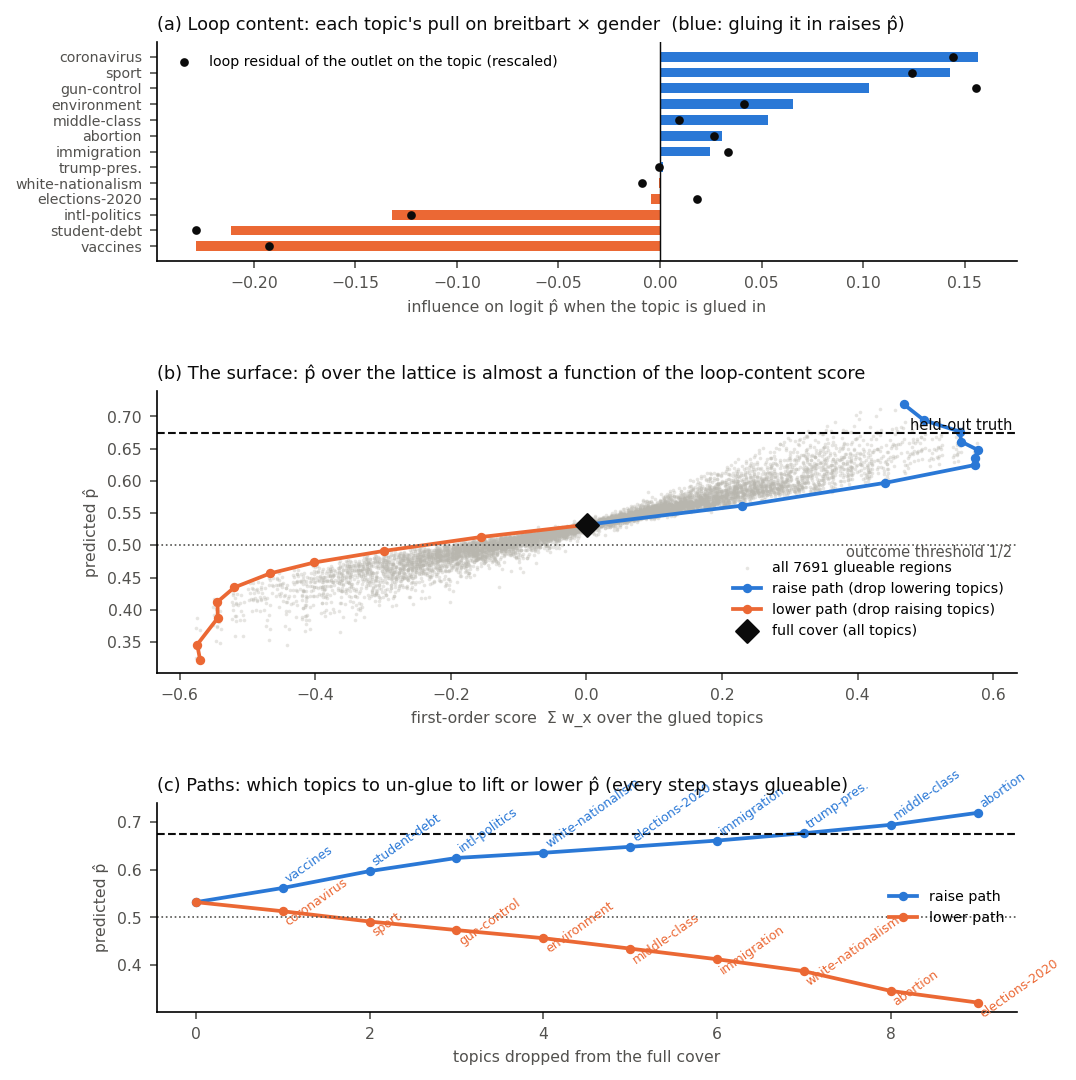

This chart was generated by the following Python code:
"""Figure: the loop-content surface on the gluing lattice, and how gluing regions lifts (or lowers) the probability.
One MBIC target (outlet x topic held out). Panels:
  (a) loop content: each topic's influence w_x on logit p_hat (first-order landscape), against the target outlet's
      weighted loop residual on that topic;
  (b) the surface: every glueable region (>= 5 topics) placed by its first-order score sum_{x in U} w_x against its
      actual p_hat; the raise path, the lower path and the full cover marked; held-out truth and the 1/2 line;
  (c) the paths step by step (dropping topics from the full cover).
Data via MBIC_XLSX.
"""
import os, sys, json
here = os.path.dirname(os.path.abspath(__file__))
sys.path[:0] = [os.path.join(here, "../.."), os.path.join(here, "../bias3"), here]
import numpy as np
import landscape as LS
from amb_vigneaux.lattice_path import fit_region, _logit, _without, prune_path, evaluate

TG = (os.environ.get("OUTLET", "breitbart"), os.environ.get("TOPIC", "gender"))
cells = LS.cells; topics = LS.topics
others, L = LS.landscape(TG)
keys = list(L); y = np.array([L[k] for k in keys])
X = np.array([[1.0] + [1.0 if x in k else 0.0 for x in others] for k in keys])
c, *_ = np.linalg.lstsq(X, y, rcond=None); w = dict(zip(others, c[1:]))
cw = _without(cells, TG); full = fit_region(cw, sorted({a for a, _ in cells}), set(topics)); S, T = full["S"], full["T"]
res = {}
for x in others:
    yx, wx = _logit(*cw[(TG[0], x)]) if (TG[0], x) in cw else (0.0, 0.0)
    res[x] = wx * (yx - full["coef"][S.index(TG[0])] - full["coef"][len(S) + T.index(x)]) if (TG[0], x) in cw else 0.0
k, n = cells[TG]; truth = k / n
up = prune_path(cells, TG, topics, +1, min_size=5); dn = prune_path(cells, TG, topics, -1, min_size=5)
fe = evaluate(cells, TG, topics)
expit = lambda e: 1 / (1 + np.exp(-e))
score = np.array([sum(w[x] for x in kk) for kk in keys])
def reg_key(e):
    return frozenset(set(e["region"]) - {TG[1]})
def pt(e):
    kk = reg_key(e); return sum(w[x] for x in kk), e["p"]
print(f"target {TG[0]} x {TG[1]}: truth {truth:.2f} (n {n}); full cover {fe['p']:.2f}; glueable regions {len(keys)};"
      f" p_hat range [{expit(y.min()):.2f}, {expit(y.max()):.2f}]; first-order R2 "
      f"{1 - ((y - X @ c) ** 2).sum() / ((y - y.mean()) ** 2).sum():.3f}; corr(w, residual) {np.corrcoef([w[x] for x in others], [res[x] for x in others])[0, 1]:.3f}")
print("raise path:", [(e["dropped"], round(e["p"], 3)) for e in up]); print("lower path:", [(e["dropped"], round(e["p"], 3)) for e in dn])

import matplotlib; matplotlib.use("Agg"); import matplotlib.pyplot as plt
ink, muted, blue, orange, grey = "#0b0b0b", "#52514e", "#2a78d6", "#eb6834", "#b8b6ae"
fig = plt.figure(figsize=(7.4, 8.4)); gs = fig.add_gridspec(3, 1, height_ratios=[1.05, 1.35, 1.0], hspace=0.55)
a0, a1, a2 = fig.add_subplot(gs[0]), fig.add_subplot(gs[1]), fig.add_subplot(gs[2])
for a in (a0, a1, a2):
    for sp in ("top", "right"):
        a.spines[sp].set_visible(False)
    a.tick_params(colors=muted, labelsize=7.5)
order = sorted(others, key=lambda x: w[x])
short = lambda x: x.replace("international-politics-and-world-news", "intl-politics").replace("trump-presidency", "trump-pres.")
a0.barh(range(len(order)), [w[x] for x in order], color=[blue if w[x] > 0 else orange for x in order], height=0.62)
rs = np.array([res[x] for x in order]); scale = np.abs([w[x] for x in order]).max() / max(np.abs(rs).max(), 1e-12)
a0.scatter(rs * scale, range(len(order)), color=ink, s=10, zorder=3, label="loop residual of the outlet on the topic (rescaled)")
a0.axvline(0, color=ink, lw=0.7); a0.set_yticks(range(len(order))); a0.set_yticklabels([short(x) for x in order], fontsize=6.8)
a0.set_xlabel("influence on logit p̂ when the topic is glued in", fontsize=7.5, color=muted)
a0.set_title(f"(a) Loop content: each topic's pull on {TG[0]} × {TG[1]}  (blue: gluing it in raises p̂)", fontsize=8.5, loc="left", color=ink)
a0.legend(fontsize=6.8, frameon=False, loc="upper left")
a1.scatter(score, expit(y), s=3, color=grey, alpha=0.35, lw=0, label=f"all {len(keys)} glueable regions")
for path, col, lab in ((up, blue, "raise path (drop lowering topics)"), (dn, orange, "lower path (drop raising topics)")):
    P = [pt(e) for e in path]
    a1.plot([p[0] for p in P], [p[1] for p in P], "-o", color=col, lw=1.8, ms=3.5, label=lab)
fx, fy = pt(fe); a1.scatter([fx], [fy], s=60, color=ink, zorder=5, marker="D", label="full cover (all topics)")
a1.axhline(truth, color=ink, lw=1, ls="--"); a1.text(a1.get_xlim()[1], truth, "held-out truth ", fontsize=7, color=ink, va="bottom", ha="right")
a1.axhline(0.5, color=muted, lw=0.8, ls=":"); a1.text(a1.get_xlim()[1], 0.5, "outcome threshold 1/2 ", fontsize=7, color=muted, va="top", ha="right")
a1.set_xlabel("first-order score  Σ w_x over the glued topics", fontsize=7.5, color=muted); a1.set_ylabel("predicted p̂", fontsize=7.5, color=muted)
a1.set_title("(b) The surface: p̂ over the lattice is almost a function of the loop-content score", fontsize=8.5, loc="left", color=ink)
a1.legend(fontsize=6.8, frameon=False, loc="lower right", bbox_to_anchor=(1.0, 0.08))
for path, col, lab in ((up, blue, "raise"), (dn, orange, "lower")):
    a2.plot(range(len(path)), [e["p"] for e in path], "-o", color=col, lw=1.8, ms=3.5, label=lab + " path")
    for i, e in enumerate(path[1:], 1):
        a2.text(i, e["p"] + (0.012 if col == blue else -0.03), short(e["dropped"]), fontsize=6, color=col, rotation=35, ha="left")
a2.axhline(truth, color=ink, lw=1, ls="--"); a2.axhline(0.5, color=muted, lw=0.8, ls=":")
a2.set_xlabel("topics dropped from the full cover", fontsize=7.5, color=muted); a2.set_ylabel("predicted p̂", fontsize=7.5, color=muted)
a2.set_title("(c) Paths: which topics to un-glue to lift or lower p̂ (every step stays glueable)", fontsize=8.5, loc="left", color=ink)
a2.legend(fontsize=6.8, frameon=False, loc="center right")
fig.savefig(os.path.join(here, "surface_chart.pdf"), bbox_inches="tight"); fig.savefig(os.path.join(here, "surface_chart.png"), dpi=150, bbox_inches="tight")
json.dump(dict(target=list(TG), truth=truth, full=fe["p"], w=w, residual=res, up=[(e["dropped"], e["p"]) for e in up],
               down=[(e["dropped"], e["p"]) for e in dn]), open(os.path.join(here, "surface_chart_results.json"), "w"), indent=1)
